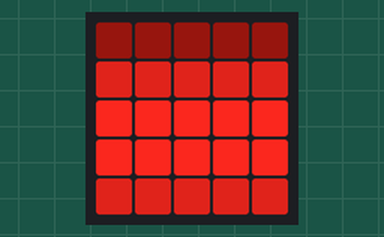
Recording of a program running on a simulated BBC micro:bit (MakeCode). Parts: the board's 5×5 LED display.

Above: at 0.18 s.
At 0.54 s:
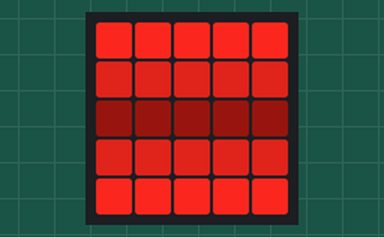
At 0.9 s:
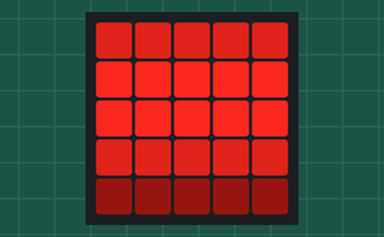

Measured:
- by itself, everything shown: repeats every 0.60 s, in 5 steps

The program:

main.ts
```typescript
let shift = 0
let values = [22, 160, 243, 243, 160]
basic.forever(function () {
    basic.pause(100)
    for (let y = 0; y <= 4; y++) {
        for (let x = 0; x <= 4; x++) {
            led.plotBrightness(x, y, values[(shift + y) % 5])
        }
    }
    shift += 1
})
```

test.ts
```typescript
// Hier kann man Tests durchführen; diese Datei wird nicht kompiliert, wenn dieses Paket als Erweiterung verwendet wird.
```
